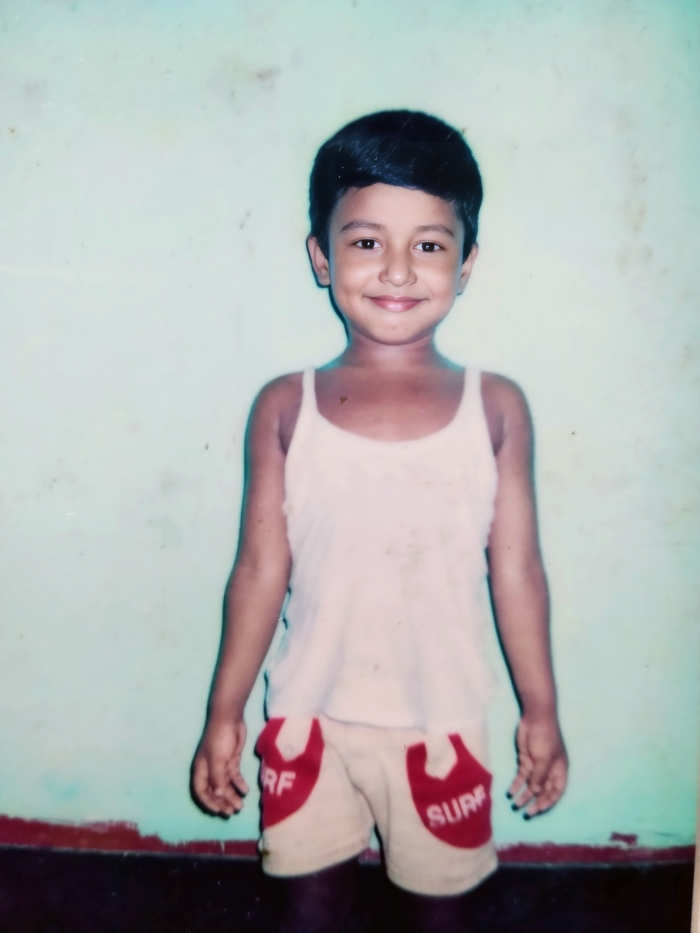
#> input picture images/i.jpg, 700 x 933 px
$ python image_add.py
#> lines starting #> are read from the running program, lines starting #| are printed output that depends on the picture
import cv2
import numpy as np
import matplotlib.pyplot as plt

image_path1 = input("Enter 1st image path: ")
#> the answer given: images/i.jpg
image1 = cv2.imread(image_path1)
#> image1 is the input picture: shape (933, 700, 3); mean B, G, R 176, 176.5, 174.5

image_path2 = input("Enter 2nd image path: ")
#> the answer given: images/i.jpg
image2 = cv2.imread(image_path2)

if image1 is None or image2 is None:
    print("Error: One or both images could not be read.")
else:
    height, width = min(image1.shape[0], image2.shape[0]), min(
        image1.shape[1], image2.shape[1])
#> height = 933; width = 700
    image1_resized = cv2.resize(image1, (width, height))
    image2_resized = cv2.resize(image2, (width, height))

    combined_image = cv2.add(image1_resized, image2_resized)
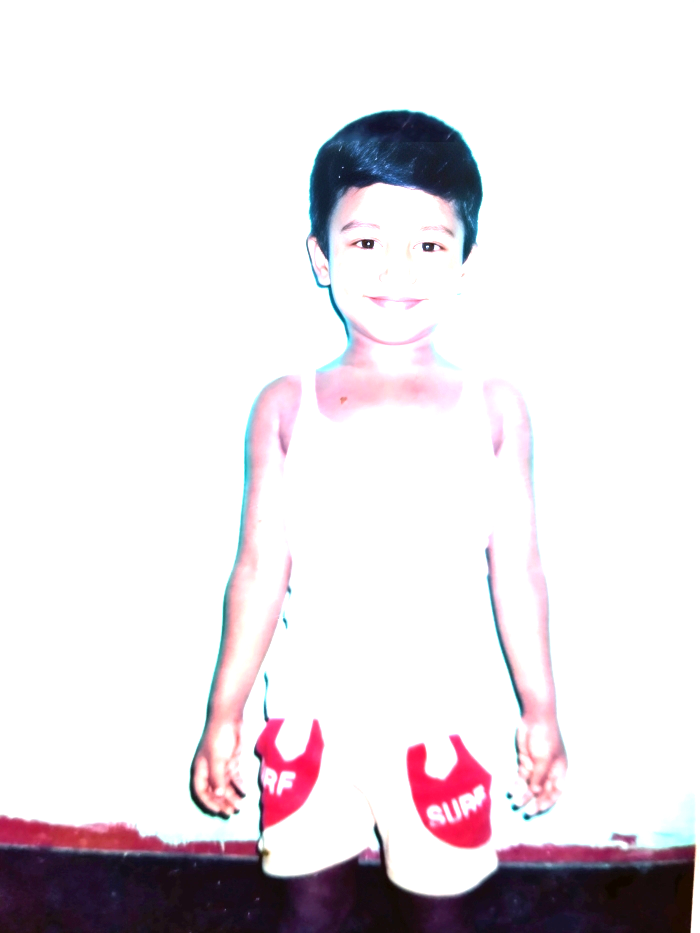
#> combined_image: shape (933, 700, 3); mean B, G, R 228.9, 225, 231.1

    plt.subplot(1, 3, 1)
    plt.imshow(cv2.cvtColor(image1_resized, cv2.COLOR_BGR2RGB))
    plt.title('First')

    plt.subplot(1, 3, 2)
    plt.imshow(cv2.cvtColor(image2_resized, cv2.COLOR_BGR2RGB))
    plt.title('Second')

    plt.subplot(1, 3, 3)
    plt.imshow(cv2.cvtColor(combined_image, cv2.COLOR_BGR2RGB))
    plt.title('Marge Image')

    plt.show()
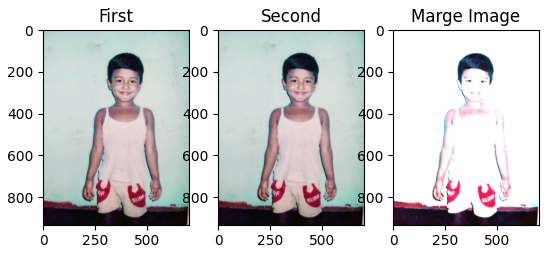
#> figure drawn by matplotlib, 3 panels
